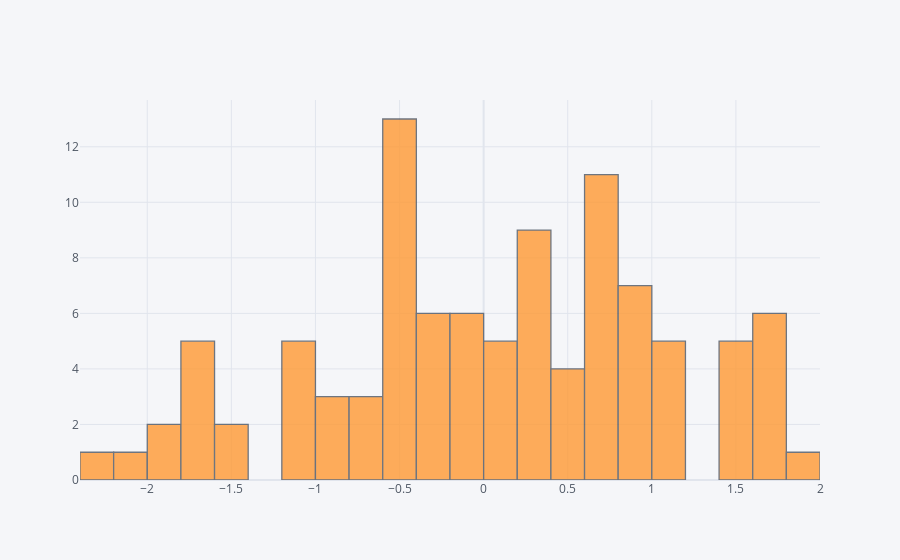

Notebook code cell kept with this figure:
### Markdown cell above
## histogram

### Code cell
df['A'].iplot(kind='hist',bins=25)

### Figure 1 — Plotly figure (JSON) as saved in the notebook; plotly's stock layout.template omitted (floating-point values rounded to 4 significant figures)
{"data": [{"histfunc": "count", "histnorm": "", "marker": {"color": "rgba(255, 153, 51, 1.0)", "line": {"color": "#4D5663", "width": 1.3}}, "name": "A", "nbinsx": 25, "opacity": 0.8, "orientation": "v", "type": "histogram", "x": [0.7705, -0.5896, 0.1784, 0.5964, 1.727, 1.542, 1.628, -1.7, 0.4531, -0.0501, -0.673, -0.5059, 1.522, 0.783, 0.2136, -0.5069, 0.7238, -1.052, 0.5915, -2.149, -0.7343, -0.5944, -1.058, 0.7201, 0.6604, 0.8696, 0.9292, -0.475, 0.154, -0.5918, 0.3906, -0.4713, 0.8701, -0.3415, -1.673, 0.2671, 1.764, 0.07097, -0.1974, 0.1703, -1.639, -0.3041, -0.5416, -0.8513, -2.291, 1.166, 0.6879, -0.9796, 0.2111, 0.7526, 0.9141, 1.073, 1.928, -1.059, 0.2493, 1.0, 1.065, 1.515, -0.3723, 1.498, 1.609, 0.1478, 0.3399, -0.46, -0.5552, -1.616, -1.956, 0.7296, 1.725, 1.715, -0.1027, 0.9419, -1.824, -0.1398, -1.4, -0.6613, 0.3587, -0.1774, 1.466, -1.639, 0.338, 0.2287, -0.2171, 0.8481, -0.4688, -1.157, -0.2044, 0.6485, 0.8248, 0.7567, -0.478, -0.3754, -0.1948, -0.8904, -1.159, -0.5966, -1.544, 1.178, 0.7616, 0.5048]}], "layout": {"barmode": "overlay", "legend": {"bgcolor": "#F5F6F9", "font": {"color": "#4D5663"}}, "paper_bgcolor": "#F5F6F9", "plot_bgcolor": "#F5F6F9", "title": {"font": {"color": "#4D5663"}}, "xaxis": {"gridcolor": "#E1E5ED", "showgrid": true, "tickfont": {"color": "#4D5663"}, "title": {"font": {"color": "#4D5663"}, "text": ""}, "zerolinecolor": "#E1E5ED"}, "yaxis": {"gridcolor": "#E1E5ED", "showgrid": true, "tickfont": {"color": "#4D5663"}, "title": {"font": {"color": "#4D5663"}, "text": ""}, "zerolinecolor": "#E1E5ED"}}}
